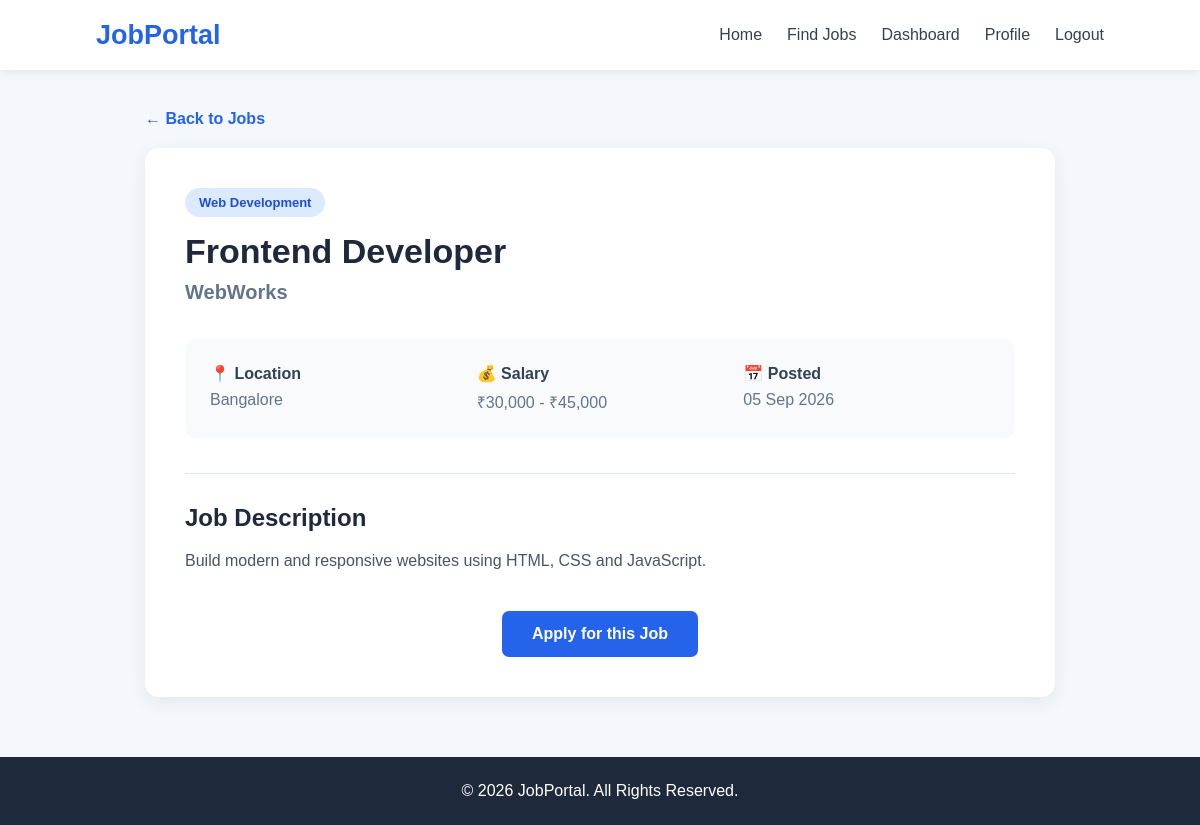
/job_details.php?id=2 (signed in), run on the app's committed database.
### tables this page shows
CREATE TABLE `jobs` (
  `id` int(11) NOT NULL,
  `employer_id` int(11) NOT NULL,
  `title` varchar(150) NOT NULL,
  `company` varchar(150) NOT NULL,
  `location` varchar(150) NOT NULL,
  `salary` varchar(100) DEFAULT NULL,
  `description` text NOT NULL,
  `category` varchar(100) DEFAULT NULL,
  `created_at` timestamp NOT NULL DEFAULT current_timestamp()
);

### job_details.php (the view, shortened to what this page needs)
<?php
require_once "includes/db.php";
$job_id = (int) $_GET["id"];
$stmt = $conn->prepare(
    "SELECT * FROM jobs WHERE id = ?"
);
$stmt->bind_param("i", $job_id);
$stmt->execute();
$result = $stmt->get_result();
$job = $result->fetch_assoc();
?>
<!DOCTYPE html>
<html lang="en">
<head>
    <link rel="stylesheet" href="css/job_details.css">
</head>
<body>
    <header class="navbar">
        <div class="logo">
            JobPortal
        </div>
        <nav>
            <a href="index.php">Home</a>
            <a href="jobs.php">Find Jobs</a>
            <a href="dashboard.php">Dashboard</a>
            <a href="profile.php">Profile</a>
            <a href="logout.php">Logout</a>
        </nav>
    </header>
    <main class="details-container">
        <a href="jobs.php" class="back-link">
            ← Back to Jobs
        </a>
        <div class="job-details">
            <div class="job-header">
                <span class="category">
                    <?php echo htmlspecialchars($job["category"]); ?>
                </span>
                <h1>
                    <?php echo htmlspecialchars($job["title"]); ?>
                </h1>
                <h2>
                    <?php echo htmlspecialchars($job["company"]); ?>
                </h2>
            </div>
            <div class="job-meta">
                <div>
                    <strong>📍 Location</strong>
                    <p>
                        <?php echo htmlspecialchars($job["location"]); ?>
                    </p>
                </div>
                <div>
                    <strong>💰 Salary</strong>
                    <p>
                        <?php echo htmlspecialchars($job["salary"]); ?>
                    </p>
                </div>
                <div>
                    <strong>📅 Posted</strong>
                    <p>
                        <?php echo date(
                            "d M Y",
                            strtotime($job["created_at"])
                        ); ?>
                    </p>
                </div>
            </div>
            <section class="description-section">
                <h2>Job Description</h2>
                <p>
                    <?php echo nl2br(
                        htmlspecialchars($job["description"])
                    ); ?>
                </p>
            </section>
            <div class="apply-section">
                <a
                    href="apply.php?id=<?php echo $job["id"]; ?>"
                    class="apply-btn"
                >
                    Apply for this Job
                </a>
            </div>
        </div>
    </main>
    <footer>
        <p>
            &copy; 2026 JobPortal. All Rights Reserved.
        </p>
    </footer>
</body>
</html>

### css/job_details.css (style rules this page uses)
* { margin: 0; padding: 0; box-sizing: border-box; }
body { font-family: Arial, Helvetica, sans-serif; background: #f4f7fb; color: #1e293b; }
.navbar { height: 70px; background: white; display: flex; align-items: center; justify-content: space-between; padding: 0 8%; box-shadow: 0 2px 10px rgba(0, 0, 0, 0.08); }
.logo { font-size: 27px; font-weight: bold; color: #2563eb; }
.navbar nav { display: flex; gap: 25px; }
.navbar nav a { color: #334155; text-decoration: none; }
.details-container { max-width: 950px; margin: 40px auto; padding: 0 20px; }
.back-link { display: inline-block; color: #2563eb; text-decoration: none; margin-bottom: 20px; font-weight: bold; }
.job-details { background: white; border-radius: 14px; padding: 40px; box-shadow: 0 5px 20px rgba(0, 0, 0, 0.07); }
.category { display: inline-block; background: #dbeafe; color: #1d4ed8; padding: 7px 14px; border-radius: 20px; font-size: 13px; font-weight: bold; margin-bottom: 15px; }
.job-header h1 { font-size: 34px; margin-bottom: 10px; }
.job-header h2 { color: #64748b; font-size: 20px; }
.job-meta { display: grid; grid-template-columns: repeat(3, 1fr); gap: 20px; margin: 35px 0; padding: 25px; background: #f8fafc; border-radius: 10px; }
.job-meta strong { display: block; margin-bottom: 8px; color: #334155; }
.job-meta p { color: #64748b; }
.description-section { border-top: 1px solid #e2e8f0; padding-top: 30px; }
.description-section h2 { margin-bottom: 15px; }
.description-section p { color: #475569; line-height: 1.8; font-size: 16px; }
.apply-section { margin-top: 35px; text-align: center; }
.apply-btn { display: inline-block; background: #2563eb; color: white; text-decoration: none; padding: 14px 30px; border-radius: 7px; font-size: 16px; font-weight: bold; }
footer { margin-top: 60px; padding: 25px; background: #1e293b; color: white; text-align: center; }

### data on the page
jobs: category "Web Development", title "Frontend Developer", company "WebWorks", location "Bangalore", salary "₹30,000 - ₹45,000", created_at "05 Sep 2026", description "Build modern and responsive websites using HTML, CSS and JavaScript."
